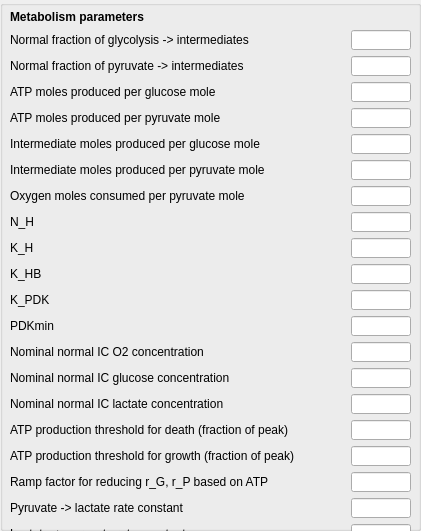
           <widget class="QGroupBox" name="groupBox_metabolism">
            <property name="geometry">
             <rect>
              <x>530</x>
              <y>10</y>
              <width>421</width>
              <height>531</height>
             </rect>
            </property>
            <property name="title">
             <string/>
            </property>
            <widget class="QWidget" name="gridLayoutWidget_8">
             <property name="geometry">
              <rect>
               <x>10</x>
               <y>10</y>
               <width>401</width>
               <height>561</height>
              </rect>
             </property>
             <layout class="QGridLayout" name="gridLayout_4">
              <item row="3" column="1">
               <widget class="QLineEdit" name="line_N_GA_1">
                <property name="maximumSize">
                 <size>
                  <width>60</width>
                  <height>16777215</height>
                 </size>
                </property>
                <property name="alignment">
                 <set>Qt::AlignRight|Qt::AlignTrailing|Qt::AlignVCenter</set>
                </property>
               </widget>
              </item>
              <item row="3" column="0">
               <widget class="QMyLabel" name="label_N_GA_1">
                <property name="text">
                 <string>ATP moles produced per glucose mole</string>
                </property>
               </widget>
              </item>
              <item row="0" column="0">
               <widget class="QLabel" name="alabel_metab_params">
                <property name="font">
                 <font>
                  <weight>75</weight>
                  <bold>true</bold>
                 </font>
                </property>
                <property name="text">
                 <string>Metabolism parameters</string>
                </property>
               </widget>
              </item>
              <item row="4" column="1">
               <widget class="QLineEdit" name="line_N_PA_1">
                <property name="maximumSize">
                 <size>
                  <width>60</width>
                  <height>16777215</height>
                 </size>
                </property>
                <property name="alignment">
                 <set>Qt::AlignRight|Qt::AlignTrailing|Qt::AlignVCenter</set>
                </property>
               </widget>
              </item>
              <item row="5" column="1">
               <widget class="QLineEdit" name="line_N_GI_1">
                <property name="maximumSize">
                 <size>
                  <width>60</width>
                  <height>16777215</height>
                 </size>
                </property>
                <property name="alignment">
                 <set>Qt::AlignRight|Qt::AlignTrailing|Qt::AlignVCenter</set>
                </property>
               </widget>
              </item>
              <item row="6" column="1">
               <widget class="QLineEdit" name="line_N_PI_1">
                <property name="maximumSize">
                 <size>
                  <width>60</width>
                  <height>16777215</height>
                 </size>
                </property>
                <property name="alignment">
                 <set>Qt::AlignRight|Qt::AlignTrailing|Qt::AlignVCenter</set>
                </property>
               </widget>
              </item>
              <item row="7" column="1">
               <widget class="QLineEdit" name="line_N_PO_1">
                <property name="maximumSize">
                 <size>
                  <width>60</width>
                  <height>16777215</height>
                 </size>
                </property>
                <property name="alignment">
                 <set>Qt::AlignRight|Qt::AlignTrailing|Qt::AlignVCenter</set>
                </property>
               </widget>
              </item>
              <item row="4" column="0">
               <widget class="QMyLabel" name="label_N_PA_1">
                <property name="text">
                 <string>ATP moles produced per pyruvate mole</string>
                </property>
               </widget>
              </item>
              <item row="5" column="0">
               <widget class="QMyLabel" name="label_N_GI_1">
                <property name="text">
                 <string>Intermediate moles produced per glucose mole</string>
                </property>
               </widget>
              </item>
              <item row="6" column="0">
               <widget class="QMyLabel" name="label_N_PI_1">
                <property name="text">
                 <string>Intermediate moles produced per pyruvate mole</string>
                </property>
               </widget>
              </item>
              <item row="7" column="0">
               <widget class="QMyLabel" name="label_N_PO_1">
                <property name="text">
                 <string>Oxygen moles consumed per pyruvate mole</string>
                </property>
               </widget>
              </item>
              <item row="8" column="1">
               <widget class="QLineEdit" name="line_K_H1_1">
                <property name="maximumSize">
                 <size>
                  <width>60</width>
                  <height>16777215</height>
                 </size>
                </property>
                <property name="alignment">
                 <set>Qt::AlignRight|Qt::AlignTrailing|Qt::AlignVCenter</set>
                </property>
               </widget>
              </item>
              <item row="9" column="1">
               <widget class="QLineEdit" name="line_K_H2_1">
                <property name="maximumSize">
                 <size>
                  <width>60</width>
                  <height>16777215</height>
                 </size>
                </property>
                <property name="alignment">
                 <set>Qt::AlignRight|Qt::AlignTrailing|Qt::AlignVCenter</set>
                </property>
               </widget>
              </item>
              <item row="10" column="1">
               <widget class="QLineEdit" name="line_K_HB_1">
                <property name="maximumSize">
                 <size>
                  <width>60</width>
                  <height>16777215</height>
                 </size>
                </property>
                <property name="alignment">
                 <set>Qt::AlignRight|Qt::AlignTrailing|Qt::AlignVCenter</set>
                </property>
               </widget>
              </item>
              <item row="8" column="0">
               <widget class="QMyLabel" name="label_K_H1_1">
                <property name="text">
                 <string>N_H</string>
                </property>
               </widget>
              </item>
              <item row="9" column="0">
               <widget class="QMyLabel" name="label_K_H2_1">
                <property name="text">
                 <string>K_H</string>
                </property>
               </widget>
              </item>
              <item row="10" column="0">
               <widget class="QMyLabel" name="label_K_HB_1">
                <property name="text">
                 <string>K_HB</string>
                </property>
               </widget>
              </item>
              <item row="16" column="1">
               <widget class="QLineEdit" name="line_ATP_S_1">
                <property name="maximumSize">
                 <size>
                  <width>60</width>
                  <height>16777215</height>
                 </size>
                </property>
                <property name="alignment">
                 <set>Qt::AlignRight|Qt::AlignTrailing|Qt::AlignVCenter</set>
                </property>
               </widget>
              </item>
              <item row="19" column="1">
               <widget class="QLineEdit" name="line_K_PL_1">
                <property name="maximumSize">
                 <size>
                  <width>60</width>
                  <height>16777215</height>
                 </size>
                </property>
                <property name="alignment">
                 <set>Qt::AlignRight|Qt::AlignTrailing|Qt::AlignVCenter</set>
                </property>
               </widget>
              </item>
              <item row="20" column="1">
               <widget class="QLineEdit" name="line_K_LP_1">
                <property name="maximumSize">
                 <size>
                  <width>60</width>
                  <height>16777215</height>
                 </size>
                </property>
                <property name="alignment">
                 <set>Qt::AlignRight|Qt::AlignTrailing|Qt::AlignVCenter</set>
                </property>
               </widget>
              </item>
              <item row="16" column="0">
               <widget class="QMyLabel" name="label_ATP_S_1">
                <property name="text">
                 <string>ATP production threshold for death (fraction of peak)</string>
                </property>
               </widget>
              </item>
              <item row="19" column="0">
               <widget class="QMyLabel" name="label_K_PL_1">
                <property name="text">
                 <string>Pyruvate -&gt; lactate rate constant</string>
                </property>
               </widget>
              </item>
              <item row="20" column="0">
               <widget class="QMyLabel" name="label_K_LP_1">
                <property name="text">
                 <string>Lactate -&gt; pyruvate rate constant</string>
                </property>
               </widget>
              </item>
              <item row="11" column="0">
               <widget class="QMyLabel" name="label_K_PDK_1">
                <property name="text">
                 <string>K_PDK</string>
                </property>
               </widget>
              </item>
              <item row="11" column="1">
               <widget class="QLineEdit" name="line_K_PDK_1">
                <property name="maximumSize">
                 <size>
                  <width>60</width>
                  <height>16777215</height>
                 </size>
                </property>
                <property name="alignment">
                 <set>Qt::AlignRight|Qt::AlignTrailing|Qt::AlignVCenter</set>
                </property>
               </widget>
              </item>
              <item row="21" column="0">
               <widget class="QMyLabel" name="label_PYRUVATE_MM_KM_1">
                <property name="font">
                 <font>
                  <weight>50</weight>
                  <bold>false</bold>
                 </font>
                </property>
                <property name="text">
                 <string>Pyruvate Michaelis-Menten Km</string>
                </property>
               </widget>
              </item>
              <item row="21" column="1">
               <widget class="QLineEdit" name="line_PYRUVATE_MM_KM_1">
                <property name="maximumSize">
                 <size>
                  <width>60</width>
                  <height>16777215</height>
                 </size>
                </property>
                <property name="alignment">
                 <set>Qt::AlignRight|Qt::AlignTrailing|Qt::AlignVCenter</set>
                </property>
               </widget>
              </item>
              <item row="12" column="0">
               <widget class="QMyLabel" name="label_PDKMIN_1">
                <property name="text">
                 <string>PDKmin</string>
                </property>
               </widget>
              </item>
              <item row="12" column="1">
               <widget class="QLineEdit" name="line_PDKMIN_1">
                <property name="maximumSize">
                 <size>
                  <width>60</width>
                  <height>16777215</height>
                 </size>
                </property>
                <property name="alignment">
                 <set>Qt::AlignRight|Qt::AlignTrailing|Qt::AlignVCenter</set>
                </property>
               </widget>
              </item>
              <item row="13" column="1">
               <widget class="QLineEdit" name="line_C_O2_NORM_1">
                <property name="enabled">
                 <bool>true</bool>
                </property>
                <property name="maximumSize">
                 <size>
                  <width>60</width>
                  <height>16777215</height>
                 </size>
                </property>
                <property name="alignment">
                 <set>Qt::AlignRight|Qt::AlignTrailing|Qt::AlignVCenter</set>
                </property>
               </widget>
              </item>
              <item row="13" column="0">
               <widget class="QMyLabel" name="label_C_O2_NORM_1">
                <property name="enabled">
                 <bool>true</bool>
                </property>
                <property name="text">
                 <string>Nominal normal IC O2 concentration</string>
                </property>
               </widget>
              </item>
              <item row="14" column="1">
               <widget class="QLineEdit" name="line_C_G_NORM_1">
                <property name="enabled">
                 <bool>true</bool>
                </property>
                <property name="maximumSize">
                 <size>
                  <width>60</width>
                  <height>16777215</height>
                 </size>
                </property>
                <property name="alignment">
                 <set>Qt::AlignRight|Qt::AlignTrailing|Qt::AlignVCenter</set>
                </property>
               </widget>
              </item>
              <item row="14" column="0">
               <widget class="QMyLabel" name="label_C_G_NORM_1">
                <property name="enabled">
                 <bool>true</bool>
                </property>
                <property name="text">
                 <string>Nominal normal IC glucose concentration</string>
                </property>
               </widget>
              </item>
              <item row="15" column="1">
               <widget class="QLineEdit" name="line_C_L_NORM_1">
                <property name="enabled">
                 <bool>true</bool>
                </property>
                <property name="maximumSize">
                 <size>
                  <width>60</width>
                  <height>16777215</height>
                 </size>
                </property>
                <property name="alignment">
                 <set>Qt::AlignRight|Qt::AlignTrailing|Qt::AlignVCenter</set>
                </property>
               </widget>
              </item>
              <item row="15" column="0">
               <widget class="QMyLabel" name="label_C_L_NORM_1">
                <property name="enabled">
                 <bool>true</bool>
                </property>
                <property name="text">
                 <string>Nominal normal IC lactate concentration</string>
                </property>
               </widget>
              </item>
              <item row="17" column="1">
               <widget class="QLineEdit" name="line_ATP_G_1">
                <property name="maximumSize">
                 <size>
                  <width>60</width>
                  <height>16777215</height>
                 </size>
                </property>
                <property name="alignment">
                 <set>Qt::AlignRight|Qt::AlignTrailing|Qt::AlignVCenter</set>
                </property>
               </widget>
              </item>
              <item row="17" column="0">
               <widget class="QMyLabel" name="label_ATP_G_1">
                <property name="text">
                 <string>ATP production threshold for growth (fraction of peak)</string>
                </property>
               </widget>
              </item>
              <item row="18" column="1">
               <widget class="QLineEdit" name="line_ATP_RAMP_1">
                <property name="maximumSize">
                 <size>
                  <width>60</width>
                  <height>16777215</height>
                 </size>
                </property>
                <property name="alignment">
                 <set>Qt::AlignRight|Qt::AlignTrailing|Qt::AlignVCenter</set>
                </property>
               </widget>
              </item>
              <item row="18" column="0">
               <widget class="QMyLabel" name="label_ATP_RAMP_1">
                <property name="text">
                 <string>Ramp factor for reducing r_G, r_P based on ATP</string>
                </property>
               </widget>
              </item>
              <item row="2" column="1">
               <widget class="QLineEdit" name="line_F_PNORM_1">
                <property name="maximumSize">
                 <size>
                  <width>60</width>
                  <height>16777215</height>
                 </size>
                </property>
                <property name="alignment">
                 <set>Qt::AlignRight|Qt::AlignTrailing|Qt::AlignVCenter</set>
                </property>
               </widget>
              </item>
              <item row="1" column="1">
               <widget class="QLineEdit" name="line_F_GNORM_1">
                <property name="maximumSize">
                 <size>
                  <width>60</width>
                  <height>16777215</height>
                 </size>
                </property>
                <property name="alignment">
                 <set>Qt::AlignRight|Qt::AlignTrailing|Qt::AlignVCenter</set>
                </property>
               </widget>
              </item>
              <item row="1" column="0">
               <widget class="QLabel" name="label_F_GNORM_1">
                <property name="text">
                 <string>Normal fraction of glycolysis -&gt; intermediates</string>
                </property>
               </widget>
              </item>
              <item row="2" column="0">
               <widget class="QLabel" name="label_F_PNORM_1">
                <property name="text">
                 <string>Normal fraction of pyruvate -&gt; intermediates</string>
                </property>
               </widget>
              </item>
             </layout>
            </widget>
           </widget>
